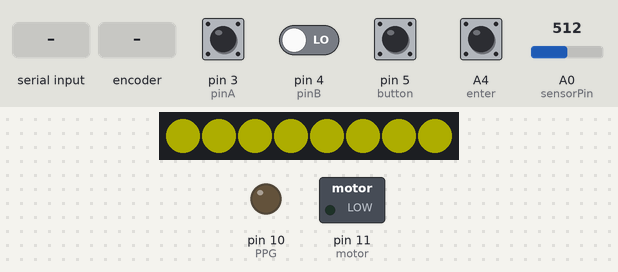
A sketch run on a simulated Arduino Uno, built with avr-gcc and run on an emulated ATmega328P. On the bench: 8 RGB LEDs in strip order, left to right, switched loads named in the sketch (green lamp = pin HIGH), output pins drawn as LEDs (lit = HIGH). Dashed ring = blinking. The test bench sets the inputs (shaded band); at power-on: A4 (enter), pin 3 (pinA), pin 5 (button) HIGH, pin 4 (pinB) LOW, A0 (sensorPin) = 512. Dim RGB values are drawn brighter than linear; what the sketch prints to the serial monitor is not drawn.

Above: at 1.2 s.
1.3 s: "2" received over the second serial link
At 2.7 s:
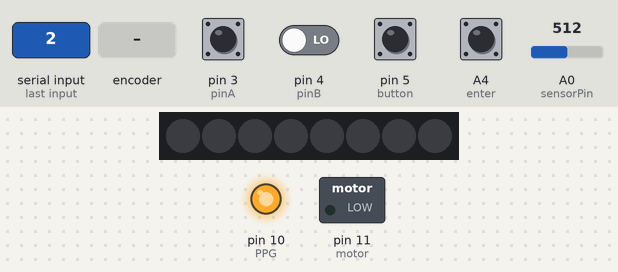
3.0 s: A4 (enter) pulled LOW for 3.2 s
At 4.29 s:
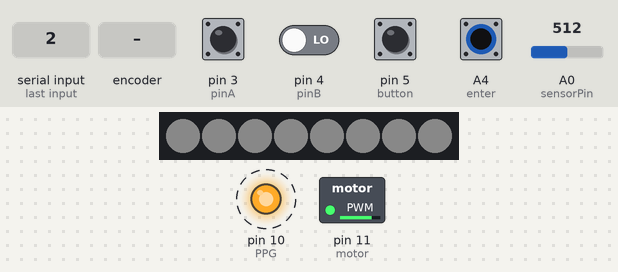
7.7 s: rotary encoder on pin 3 (pinA) / pin 4 (pinB) turned 1 step (first pin leading)
At 8.8 s:
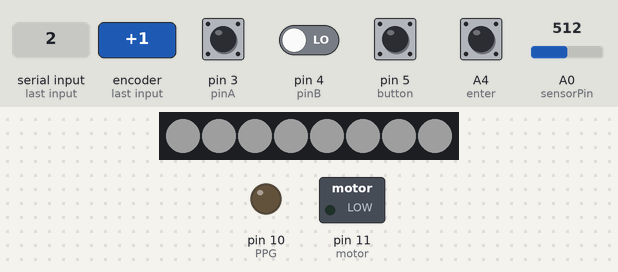
9.4 s: pin 5 (button) pulled LOW for 0.15 s
At 9.52 s:
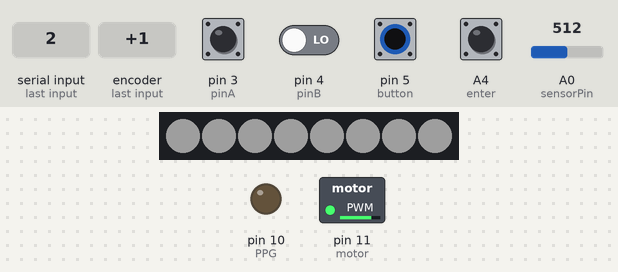
11.1 s: pin 5 (button) pulled LOW for 1 s
At 12.5 s:
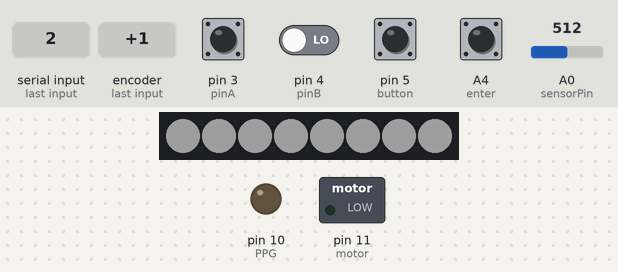
13.6 s: pin 5 (button) pulled LOW for 3.2 s
At 14.8 s:
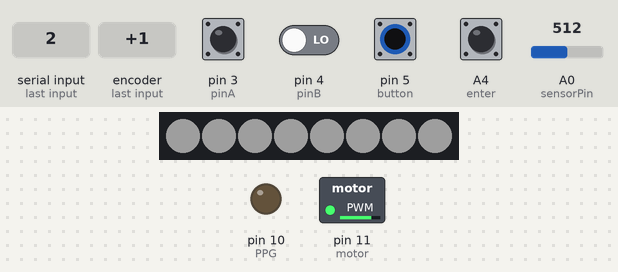
Timing chart, 0 to 18.4 s (numbered marks = the images above; inputs shaded):
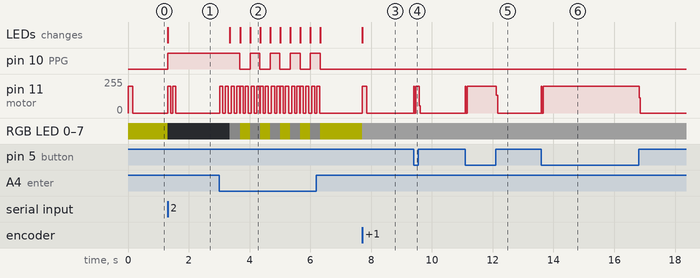

The sketch:

bletest_m1.ino
```cpp
#include <SoftwareSerial.h>   // 引用程式庫
#include <Adafruit_NeoPixel.h>
//#include <MPU9250.h>
#define LED 6
#define button 5
#define motor 11
#define sensorPin  A0    // select the input pin for the potentiometer
#define PPG  10
#define pinA  3
#define pinB  4
#define enter A4

int Threshold = 450;
bool beat = 0;
long beat_time = 0;
float BPM = 0;

int encoderPosCount = 0;
int index = 0;
int pinALast;
int aVal;
long last;
long enter_last;
long motor_time;
long mode2_time;


int moodcolor[6][4] = {
  {50, 50, 0, 1}, {60, 30, 0, 2}
  , {50, 0, 0, 3}, {0, 40, 60, 4}
  , {15, 75, 10, 5},  {30, 30, 30, 6}
};
int counter = 0;
bool state = 0;
bool modeEn[3] = {1, 0, 0};
unsigned long period = 0;
int mood;
char last_mood = 'x';
Adafruit_NeoPixel strip = Adafruit_NeoPixel(8, LED, NEO_GRB + NEO_KHZ800);
SoftwareSerial BT(8, 9); // 接收腳, 傳送腳
char val;  // 儲存接收資料的變數
int mode = 0;

//MPU9250 mpu;
float angle[3] = {0, 0, 0};
float acc[3] = {0, 0, 0};
double strengh = 0;
static uint32_t prev_ms;

int sensorValue = 0;  // variable to store the value coming from the sensor
long t1;
int th = 1500;
bool state_enter = 0;
bool state_change = 0;
bool Noti = 0;

void setup() {
  Serial.begin(9600);   // 與電腦序列埠連線
  //初始化藍芽
  Serial.println("BT is ready!");
  BT.begin(9600);// 如果是HC-05，請改成38400

  //初始化按鈕、旋鈕、LED
  strip.begin();
  strip.show(); // Initialize all pixels to 'off'
  pinMode(button, INPUT_PULLUP);
  pinMode(motor, OUTPUT);
  pinMode (pinA, INPUT);
  pinMode (pinB, INPUT);
  pinMode(enter, INPUT_PULLUP);
  pinALast = digitalRead(pinA);//Read Pin A

  //初始化陀螺儀
  //Wire.begin();
  //mpu.setup();

  pinMode(sensorPin, INPUT);
  pinMode(PPG, OUTPUT);
}
void loop() {
  // 若收到「序列埠監控視窗」的資料，則送到藍牙模組
  //  if (Serial.available()) {
  //    val = Serial.read();
  //    BT.print(val);
  //  }

  // 若收到藍牙模組的資料，則送到「序列埠監控視窗」
  if (BT.available() || state_change == 1) {
    state_change = 0;
    if (BT.available())
      val = BT.read();
    Serial.print(val);
    if (val == '1')
    {
      modeEn[0] = 1;
      modeEn[1] = 0;
      modeEn[2] = 0;
      colorWipe(strip.Color( moodcolor[index][0], moodcolor[index][1], moodcolor[index][2])); // Red
      digitalWrite(PPG, LOW);
    }
    else if (val == '2')
    {
      modeEn[0] = 0;
      modeEn[1] = 1;
      modeEn[2] = 0;
      //      for (int i = 0; i < strip.numPixels(); i++) {
      //        strip.setPixelColor(i, strip.Color( moodcolor[i][0], moodcolor[i][1], moodcolor[i][2]) );
      //        strip.show();
      //      }
      colorWipe(strip.Color( 0, 0, 0));
      digitalWrite(PPG, HIGH);
      Noti = 1;
    }
    else if (val == '3')
    {
      modeEn[0] = 0;
      modeEn[1] = 0;
      modeEn[2] = 1;
      for (int i = 0; i < strip.numPixels(); i++) {
        strip.setPixelColor(i, 10, 10, 10);
        strip.show();
      }
      digitalWrite(PPG, HIGH);
    }
  }
  if (modeEn[0])
    mode1();
  else if (modeEn[1])
    mode2();
  else if (modeEn[2])
    mode3();
}
void mode1()
{
  aVal = digitalRead(pinA);
  if (aVal != pinALast && (millis() - last) > 100)
  {
    last = millis();
    if (digitalRead(pinB) != aVal) //We're Rotating Clockwise
    {
      encoderPosCount ++;
      if (encoderPosCount > 27)
        encoderPosCount = 0;
      //      Serial.println(encoderPosCount);
    }
    else
    {
      encoderPosCount--;
      if (encoderPosCount < 0)
        encoderPosCount = 24;
      //      Serial.println(encoderPosCount);
    }
  }
  pinALast = aVal;
  if (encoderPosCount % 4 == 0 )
    index = encoderPosCount / 4 - 1;
  if (index < 0)
    index = 0;
  mood = moodcolor[index][3];
  if (last_mood != mood)
  {
    analogWrite(motor, 200);
    motor_time = millis();
    last_mood = mood;
    colorWipe(strip.Color( moodcolor[index][0], moodcolor[index][1], moodcolor[index][2])); // Red
  }
  if (millis() - motor_time > 150)
    analogWrite(motor, 0);

  if (!digitalRead(button))
  {
    vibration(10);
    if (!state) {
      period = millis();
      state = 1;
    }
  }
  if (digitalRead(button) && (millis() - period) > 230 )
  {
    if (state)
    {
      counter = millis() - period;
      if (counter > 999)
        counter = 999;
      //      Serial.println(mood);
      //      Serial.println(counter);
      BT.print(mood);
      BT.print(',');
      BT.println(counter);
    }
    state = 0;
    counter = 0;
  }

  if (!digitalRead(enter))
  {
    if (!state_enter)
      state_enter = 1;
  }
  if (state_enter)
  {
    BT.println("Enter");
    vibration(100);
    delay(75);
    vibration(100);
    state_enter = 0;
    delay(50);
    modeEn[0] = 0;
    modeEn[1] = 0;
    modeEn[2] = 0;
    state_change = 1;
    val = '3' ;
  }

}
void mode2()
{
  /*if ((millis() - prev_ms) > 30)
    {
    mpu.update();
    for (int i = 0; i < 3; i++)
      acc[i] = mpu.getAcc(i);
    strengh = sqrt(acc[0] * acc[0] + acc[1] * acc[1] + acc[2] * acc[2]);

    if (strengh > 3 || strengh < 0.7)
      BT.println(strengh);
    prev_ms = millis();
    }*/
  if (millis() - mode2_time > 3000) {
    colorWipe(strip.Color( 20, 20, 20));
    delay(50);
    colorWipe(strip.Color( 0, 0, 0));
    delay(50);
    colorWipe(strip.Color( 20, 20, 20));
    delay(50);
    colorWipe(strip.Color( 0, 0, 0));
    mode2_time = millis();
  }
  if (Noti)
  {
    Serial.println("Noti");
    vibration(100);
    delay(75);
    vibration(100);
    Noti = 0;
  }
  sensorValue = analogRead(sensorPin);
  if (sensorValue > Threshold && !beat)
  {
    BPM = 60 / (float)(millis() - beat_time) * 1000;
    beat_time = millis();
    beat = 1;
  }
  if (sensorValue < Threshold - 200 )
  {
    beat = 0;
  }
  if (BPM > 142)
    BPM = 142;
  else if (BPM < 47)
    BPM = 47;
  BT.println(BPM);
  //Serial.println(BPM);
  //}
  delay(30);
  if (!digitalRead(enter))
  {
    if (!state_enter)
      state_enter = 1;
  }
  if (state_enter)
  {
    BT.println("Enter");
    vibration(100);
    delay(75);
    vibration(100);
    state_enter = 0;
    delay(50);
    modeEn[0] = 0;
    modeEn[1] = 0;
    modeEn[2] = 0;
    state_change = 1;
    val = '3' ;
  }
}
void mode3()
{
  sensorValue = analogRead(sensorPin);
  if (sensorValue > Threshold && !beat)
  {
    BPM = 60 / (float)(millis() - beat_time) * 1000;
    beat_time = millis();
    beat = 1;
  }
  if (sensorValue < Threshold - 200 )
  {
    beat = 0;
  }
  if (BPM > 142)
    BPM = 142;
  else if (BPM < 47)
    BPM = 47;
  BT.println(BPM);
  //Serial.println(BPM);
  //}
  delay(30);
  if (!digitalRead(enter))
  {
    if (!state_enter)
      state_enter = 1;
  }
  if (state_enter)
  {
    BT.println("Enter");
    vibration(100);
    delay(75);
    vibration(100);
    state_enter = 0;
    state_change = 1;
    val = '1' ;
  }
}
void colorWipe(uint32_t c)
{
  for (uint16_t i = 0; i < strip.numPixels(); i++) {
    strip.setPixelColor(i, c);
    strip.show();
  }
}

void vibration(int x)
{
  analogWrite(motor, 200);
  delay(x);
  analogWrite(motor, 0);
}
```

Measured:
- after the input at 1.3 s, pin 10 (PPG): LOW → HIGH at once; pin 11 (motor): alternates 200/255 for 0.10 s and 0/255 for 0.08 s, 4 changes in all, then stays 0/255, starting at once; RGB LED 0–7: RGB(50, 50, 0) → off at once; the LEDs: change at once (image 1)
- after the input at 7.7 s, pin 11 (motor): 0/255 → 200/255 at once, → 0/255 0.15 s later; RGB LED 0–7: RGB(50, 50, 0) → RGB(30, 30, 30) at once; the LEDs: change at once (image 3)
- after the input at 9.4 s, pin 11 (motor): 0/255 → 199/255 at once, → 0/255 0.18 s later
- after the input at 11.1 s, pin 11 (motor): 0/255 → 199/255 at once, → 0/255 1.0 s later
- after the input at 13.6 s, pin 11 (motor): 0/255 → 199/255 at once, → 0/255 3.2 s later
